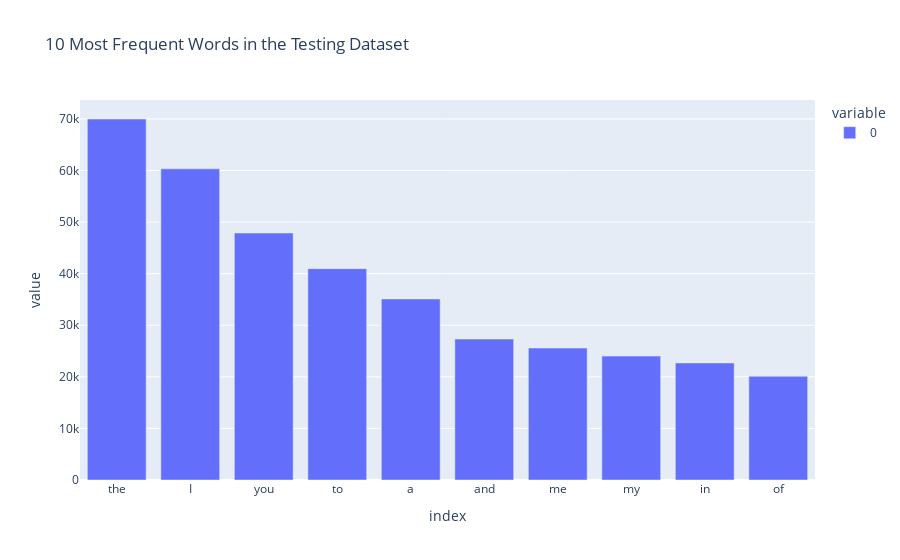

Notebook code cell kept with this figure:
### Code cell
px.bar(testset.Lyrics.str.split(expand=True).stack().value_counts().head(10), title='10 Most Frequent Words in the Testing Dataset')

### Figure 1 — Plotly figure (JSON) as saved in the notebook; plotly's stock layout.template omitted (floating-point values rounded to 4 significant figures)
{"data": [{"alignmentgroup": "True", "hovertemplate": "variable=0<br>index=%{x}<br>value=%{y}<extra></extra>", "legendgroup": "0", "marker": {"color": "#636efa", "pattern": {"shape": ""}}, "name": "0", "offsetgroup": "0", "orientation": "v", "showlegend": true, "textposition": "auto", "type": "bar", "x": ["the", "I", "you", "to", "a", "and", "me", "my", "in", "of"], "xaxis": "x", "y": [69991, 60326, 47885, 40981, 35100, 27319, 25589, 24022, 22691, 20115], "yaxis": "y"}], "layout": {"barmode": "relative", "legend": {"title": {"text": "variable"}, "tracegroupgap": 0}, "title": {"text": "10 Most Frequent Words in the Testing Dataset"}, "xaxis": {"anchor": "y", "domain": [0, 1], "title": {"text": "index"}}, "yaxis": {"anchor": "x", "domain": [0, 1], "title": {"text": "value"}}}}
